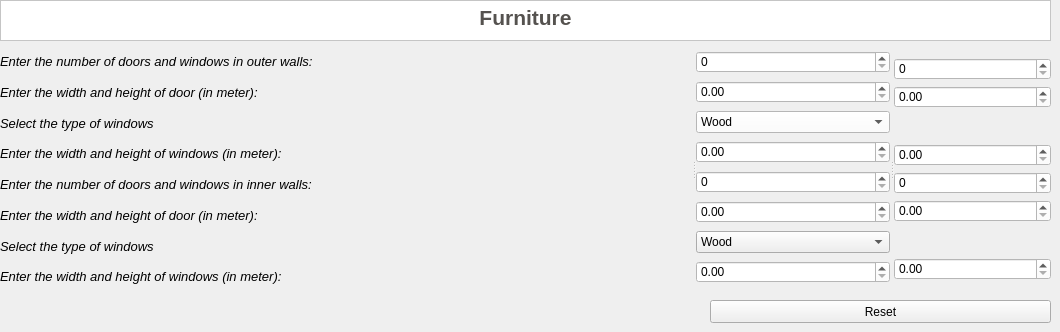
      <widget class="QWidget" name="page_9">
       <widget class="QTextBrowser" name="TBF_8">
        <property name="geometry">
         <rect>
          <x>0</x>
          <y>0</y>
          <width>1051</width>
          <height>41</height>
         </rect>
        </property>
        <property name="styleSheet">
         <string notr="true">background-color:rgb(255, 255, 255)</string>
        </property>
        <property name="html">
         <string>&lt;!DOCTYPE HTML PUBLIC &quot;-//W3C//DTD HTML 4.0//EN&quot; &quot;http://www.w3.org/TR/REC-html40/strict.dtd&quot;&gt;
&lt;html&gt;&lt;head&gt;&lt;meta name=&quot;qrichtext&quot; content=&quot;1&quot; /&gt;&lt;style type=&quot;text/css&quot;&gt;
p, li { white-space: pre-wrap; }
&lt;/style&gt;&lt;/head&gt;&lt;body style=&quot; font-family:'MS Shell Dlg 2'; font-size:7.8pt; font-weight:400; font-style:normal;&quot;&gt;
&lt;p align=&quot;center&quot; style=&quot; margin-top:0px; margin-bottom:0px; margin-left:0px; margin-right:0px; -qt-block-indent:0; text-indent:0px;&quot;&gt;&lt;span style=&quot; font-size:16pt; font-weight:600; color:#55524f;&quot;&gt;Furniture&lt;/span&gt;&lt;/p&gt;&lt;/body&gt;&lt;/html&gt;</string>
        </property>
       </widget>
       <widget class="QSplitter" name="splitter_12">
        <property name="geometry">
         <rect>
          <x>0</x>
          <y>49</y>
          <width>1051</width>
          <height>240</height>
         </rect>
        </property>
        <property name="orientation">
         <enum>Qt::Horizontal</enum>
        </property>
        <widget class="QWidget" name="layoutWidget_7">
         <layout class="QVBoxLayout" name="verticalLayout_19">
          <item>
           <widget class="QLabel" name="label_29">
            <property name="font">
             <font>
              <pointsize>10</pointsize>
              <italic>true</italic>
             </font>
            </property>
            <property name="text">
             <string>Enter the number of doors and windows in outer walls:</string>
            </property>
           </widget>
          </item>
          <item>
           <widget class="QLabel" name="label_30">
            <property name="font">
             <font>
              <pointsize>10</pointsize>
              <italic>true</italic>
             </font>
            </property>
            <property name="text">
             <string>Enter the width and height of door (in meter):</string>
            </property>
           </widget>
          </item>
          <item>
           <widget class="QLabel" name="label_31">
            <property name="font">
             <font>
              <pointsize>10</pointsize>
              <italic>true</italic>
             </font>
            </property>
            <property name="text">
             <string>Select the type of windows</string>
            </property>
           </widget>
          </item>
          <item>
           <widget class="QLabel" name="label_32">
            <property name="font">
             <font>
              <pointsize>10</pointsize>
              <italic>true</italic>
             </font>
            </property>
            <property name="text">
             <string>Enter the width and height of windows (in meter):</string>
            </property>
           </widget>
          </item>
          <item>
           <widget class="QLabel" name="label_33">
            <property name="font">
             <font>
              <pointsize>10</pointsize>
              <italic>true</italic>
             </font>
            </property>
            <property name="text">
             <string>Enter the number of doors and windows in inner walls:</string>
            </property>
           </widget>
          </item>
          <item>
           <widget class="QLabel" name="label_34">
            <property name="font">
             <font>
              <pointsize>10</pointsize>
              <italic>true</italic>
             </font>
            </property>
            <property name="text">
             <string>Enter the width and height of door (in meter):</string>
            </property>
           </widget>
          </item>
          <item>
           <widget class="QLabel" name="label_35">
            <property name="font">
             <font>
              <pointsize>10</pointsize>
              <italic>true</italic>
             </font>
            </property>
            <property name="text">
             <string>Select the type of windows</string>
            </property>
           </widget>
          </item>
          <item>
           <widget class="QLabel" name="label_36">
            <property name="font">
             <font>
              <pointsize>10</pointsize>
              <italic>true</italic>
             </font>
            </property>
            <property name="text">
             <string>Enter the width and height of windows (in meter):</string>
            </property>
           </widget>
          </item>
         </layout>
        </widget>
        <widget class="QWidget" name="layoutWidget_8">
         <layout class="QVBoxLayout" name="verticalLayout_20">
          <item>
           <widget class="QSpinBox" name="DSNOD_2">
            <property name="minimumSize">
             <size>
              <width>71</width>
              <height>22</height>
             </size>
            </property>
            <property name="styleSheet">
             <string notr="true">background-color: rgb(255, 255, 255);</string>
            </property>
           </widget>
          </item>
          <item>
           <widget class="QDoubleSpinBox" name="DSODW_2">
            <property name="styleSheet">
             <string notr="true">background-color: rgb(255, 255, 255);</string>
            </property>
           </widget>
          </item>
          <item>
           <widget class="QComboBox" name="CBTWO_2">
            <property name="styleSheet">
             <string notr="true">background-color: rgb(255, 255, 255);
</string>
            </property>
            <item>
             <property name="text">
              <string>Wood</string>
             </property>
            </item>
            <item>
             <property name="text">
              <string>Aluminium</string>
             </property>
            </item>
            <item>
             <property name="text">
              <string>PVC</string>
             </property>
            </item>
           </widget>
          </item>
          <item>
           <widget class="QDoubleSpinBox" name="DSOWNW_2">
            <property name="styleSheet">
             <string notr="true">background-color: rgb(255, 255, 255);</string>
            </property>
            <property name="singleStep">
             <double>0.010000000000000</double>
            </property>
           </widget>
          </item>
          <item>
           <widget class="QSpinBox" name="DSNDI_2">
            <property name="minimumSize">
             <size>
              <width>71</width>
              <height>22</height>
             </size>
            </property>
            <property name="styleSheet">
             <string notr="true">background-color:rgb(255, 255, 255)</string>
            </property>
           </widget>
          </item>
          <item>
           <widget class="QDoubleSpinBox" name="DSIDW_2">
            <property name="styleSheet">
             <string notr="true">background-color: rgb(255, 255, 255);</string>
            </property>
           </widget>
          </item>
          <item>
           <widget class="QComboBox" name="CBTWI_2">
            <item>
             <property name="text">
              <string>Wood</string>
             </property>
            </item>
            <item>
             <property name="text">
              <string>Aluminium</string>
             </property>
            </item>
            <item>
             <property name="text">
              <string>PVC</string>
             </property>
            </item>
           </widget>
          </item>
          <item>
           <widget class="QDoubleSpinBox" name="DSIWNW_2">
            <property name="styleSheet">
             <string notr="true">background-color: rgb(255, 255, 255);</string>
            </property>
           </widget>
          </item>
         </layout>
        </widget>
        <widget class="QWidget" name="layoutWidget_9">
         <layout class="QVBoxLayout" name="verticalLayout_21">
          <property name="spacing">
           <number>6</number>
          </property>
          <property name="topMargin">
           <number>9</number>
          </property>
          <property name="bottomMargin">
           <number>9</number>
          </property>
          <item>
           <widget class="QSpinBox" name="DSNOW_2">
            <property name="minimumSize">
             <size>
              <width>71</width>
              <height>22</height>
             </size>
            </property>
            <property name="styleSheet">
             <string notr="true">background-color: rgb(255, 255, 255);</string>
            </property>
           </widget>
          </item>
          <item>
           <widget class="QDoubleSpinBox" name="DSODH_2">
            <property name="styleSheet">
             <string notr="true">background-color: rgb(255, 255, 255);</string>
            </property>
           </widget>
          </item>
          <item>
           <spacer name="verticalSpacer_3">
            <property name="orientation">
             <enum>Qt::Vertical</enum>
            </property>
            <property name="sizeHint" stdset="0">
             <size>
              <width>20</width>
              <height>40</height>
             </size>
            </property>
           </spacer>
          </item>
          <item>
           <widget class="QDoubleSpinBox" name="DSOWNH_2">
            <property name="styleSheet">
             <string notr="true">background-color: rgb(255, 255, 255);</string>
            </property>
            <property name="singleStep">
             <double>0.010000000000000</double>
            </property>
           </widget>
          </item>
          <item>
           <widget class="QSpinBox" name="DSNWI_2">
            <property name="minimumSize">
             <size>
              <width>71</width>
              <height>22</height>
             </size>
            </property>
            <property name="styleSheet">
             <string notr="true">background-color:rgb(255, 255, 255)</string>
            </property>
           </widget>
          </item>
          <item>
           <widget class="QDoubleSpinBox" name="DSIDH_2">
            <property name="styleSheet">
             <string notr="true">background-color: rgb(255, 255, 255);</string>
            </property>
           </widget>
          </item>
          <item>
           <spacer name="verticalSpacer_4">
            <property name="orientation">
             <enum>Qt::Vertical</enum>
            </property>
            <property name="sizeHint" stdset="0">
             <size>
              <width>20</width>
              <height>40</height>
             </size>
            </property>
           </spacer>
          </item>
          <item>
           <widget class="QDoubleSpinBox" name="DSIWNH_2">
            <property name="styleSheet">
             <string notr="true">background-color: rgb(255, 255, 255);</string>
            </property>
           </widget>
          </item>
         </layout>
        </widget>
       </widget>
       <widget class="QPushButton" name="pushButton_13">
        <property name="geometry">
         <rect>
          <x>710</x>
          <y>300</y>
          <width>341</width>
          <height>23</height>
         </rect>
        </property>
        <property name="text">
         <string>Reset</string>
        </property>
       </widget>
      </widget>
